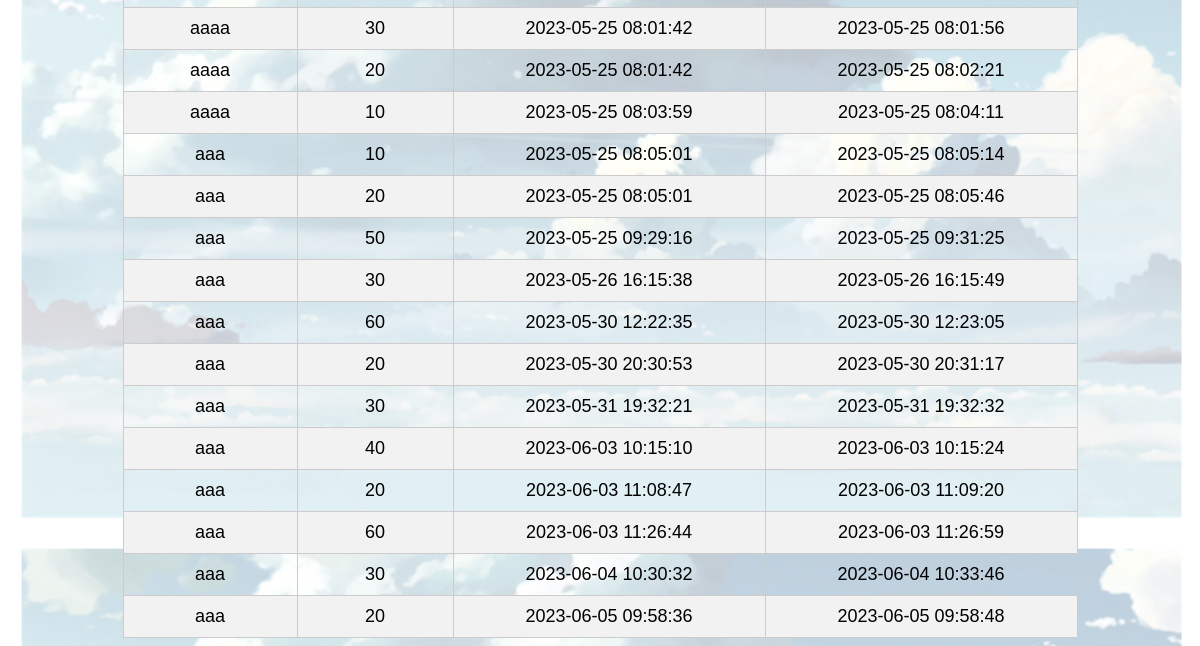
Page /PhpProject1/learning_record/record-manage.php (lower part) on the earlier database version.
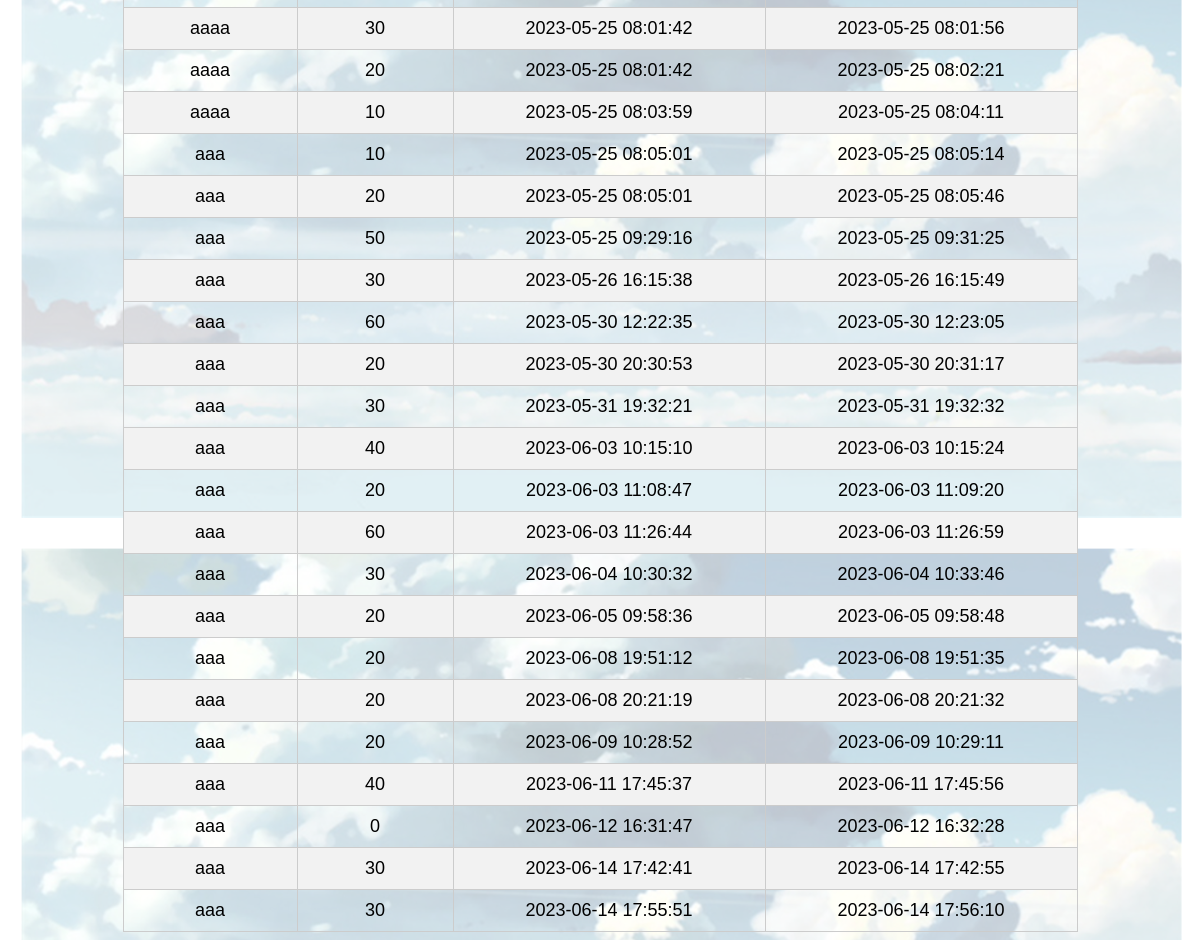
Same page on the later database version.
### tables this page shows
CREATE TABLE `learning_record` (
  `username` varchar(20) NOT NULL,
  `score` varchar(40) NOT NULL,
  `start_time` varchar(40) NOT NULL,
  `end_time` varchar(40) NOT NULL
);

### PhpProject1/learning_record/record-manage.php (the view, shortened to what this page needs)
<?php
$servername = "localhost";
$username = "root";
$password = "";
$dbname = "sgm";
$conn = new mysqli($servername, $username, $password, $dbname);
$sql = "SELECT  * FROM learning_record where username !=' ' ";
$result = $conn->query($sql);
?>
<!DOCTYPE html>
<html>
<head>
</head>
<body>
         <?php include ('../learning_record/header.php'); ?>
    <div>
    <div style="display: flex; justify-content: center; align-items: center;">
    <table  >
        <tbody >
            <?php while ($row = $result->fetch_assoc()): ?>
                <tr>
                    <td><?php echo $row["username"]; ?></td>
                    <td><?php echo $row["score"]; ?></td>
                    <td><?php echo $row["start_time"]; ?></td>
                    <td><?php echo $row["end_time"]; ?></td>
                </tr>
            <?php endwhile; ?>
        </tbody>
    </table>
   </div>
    </div>
</body>
</html>

Differences in the rows shown:
added learning_record: username "aaa", score "20", start_time "2023-06-08 19:51:12", end_time "2023-06-08 19:51:35"
added learning_record: username "aaa", score "20", start_time "2023-06-08 20:21:19", end_time "2023-06-08 20:21:32"
added learning_record: username "aaa", score "20", start_time "2023-06-09 10:28:52", end_time "2023-06-09 10:29:11"
added learning_record: username "aaa", score "40", start_time "2023-06-11 17:45:37", end_time "2023-06-11 17:45:56"
added learning_record: username "aaa", score "0", start_time "2023-06-12 16:31:47", end_time "2023-06-12 16:32:28"
added learning_record: username "aaa", score "30", start_time "2023-06-14 17:42:41", end_time "2023-06-14 17:42:55"
added learning_record: username "aaa", score "30", start_time "2023-06-14 17:55:51", end_time "2023-06-14 17:56:10"
